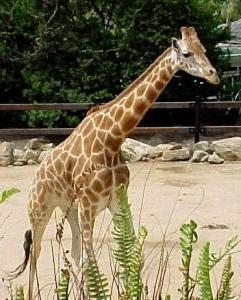
#> input picture cs510tutorials/tutorial05/CalTech_256_084_0082.jpg, 241 x 300 px
$ python tutorial05.py
#> lines starting #> are read from the running program, lines starting #| are printed output that depends on the picture
import cv2
import numpy as np

img = cv2.imread('CalTech_256_084_0082.jpg')
#> img is the input picture: shape (300, 241, 3); mean B, G, R 87.6, 114.9, 125


def warpGiraffe():
    cv2.namedWindow('imgsrc', cv2.WINDOW_NORMAL)
    cv2.namedWindow('imgdst', cv2.WINDOW_NORMAL)
    rows, cols, chans = img.shape
#> rows = 300; cols = 241; chans = 3
    # M   = np.float32([[1,0.5,0],[0,1,0]])
    M = np.float32([[1, 0, 20], [0, 1, 0]])
    # M   = np.float32([[0,1,0],[1,0,0]])
    dst = cv2.warpAffine(img, M, (cols, rows))
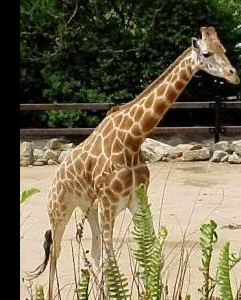
#> dst: shape (300, 241, 3); mean B, G, R 78.6, 103.8, 113.5
    cv2.imshow('imgsrc', img)
    cv2.imshow('imgdst', dst)
    cv2.waitKey(0)


if __name__ == '__main__':
    warpGiraffe()
